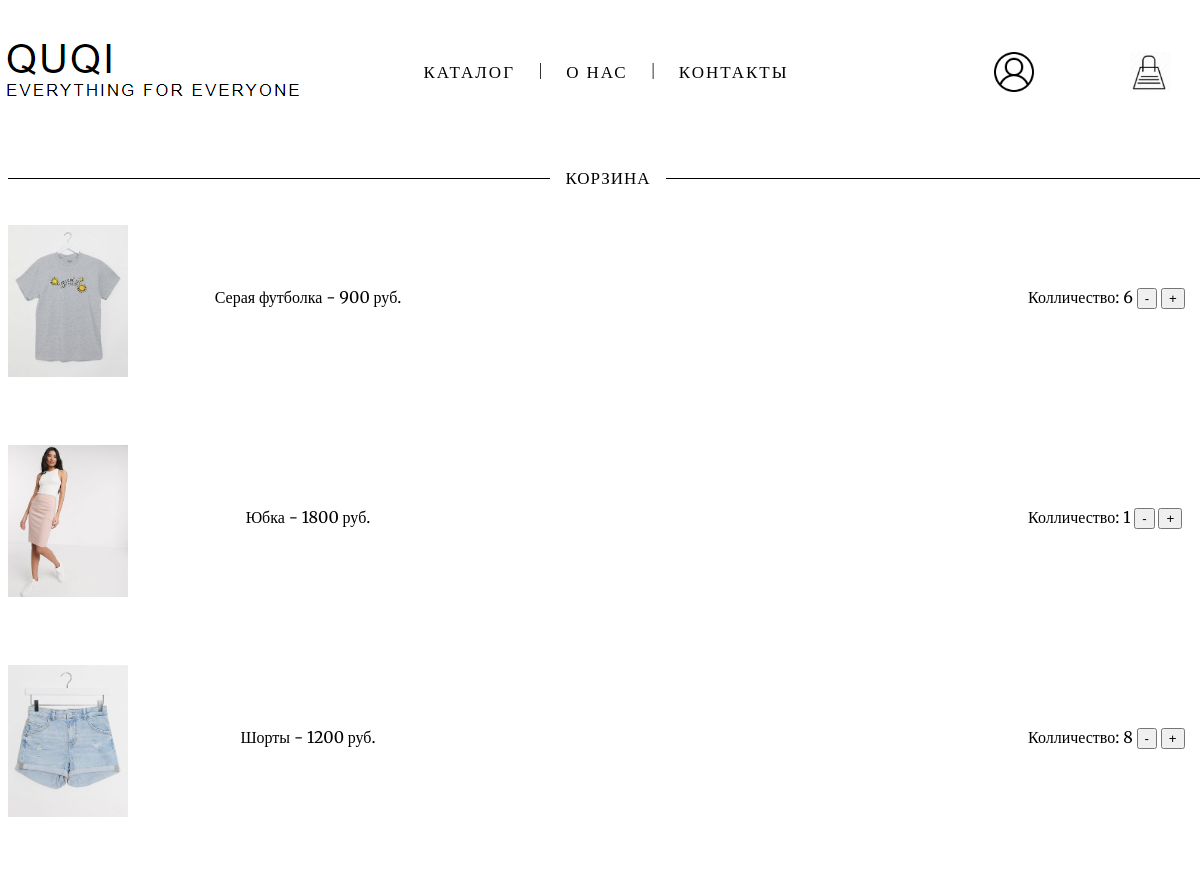
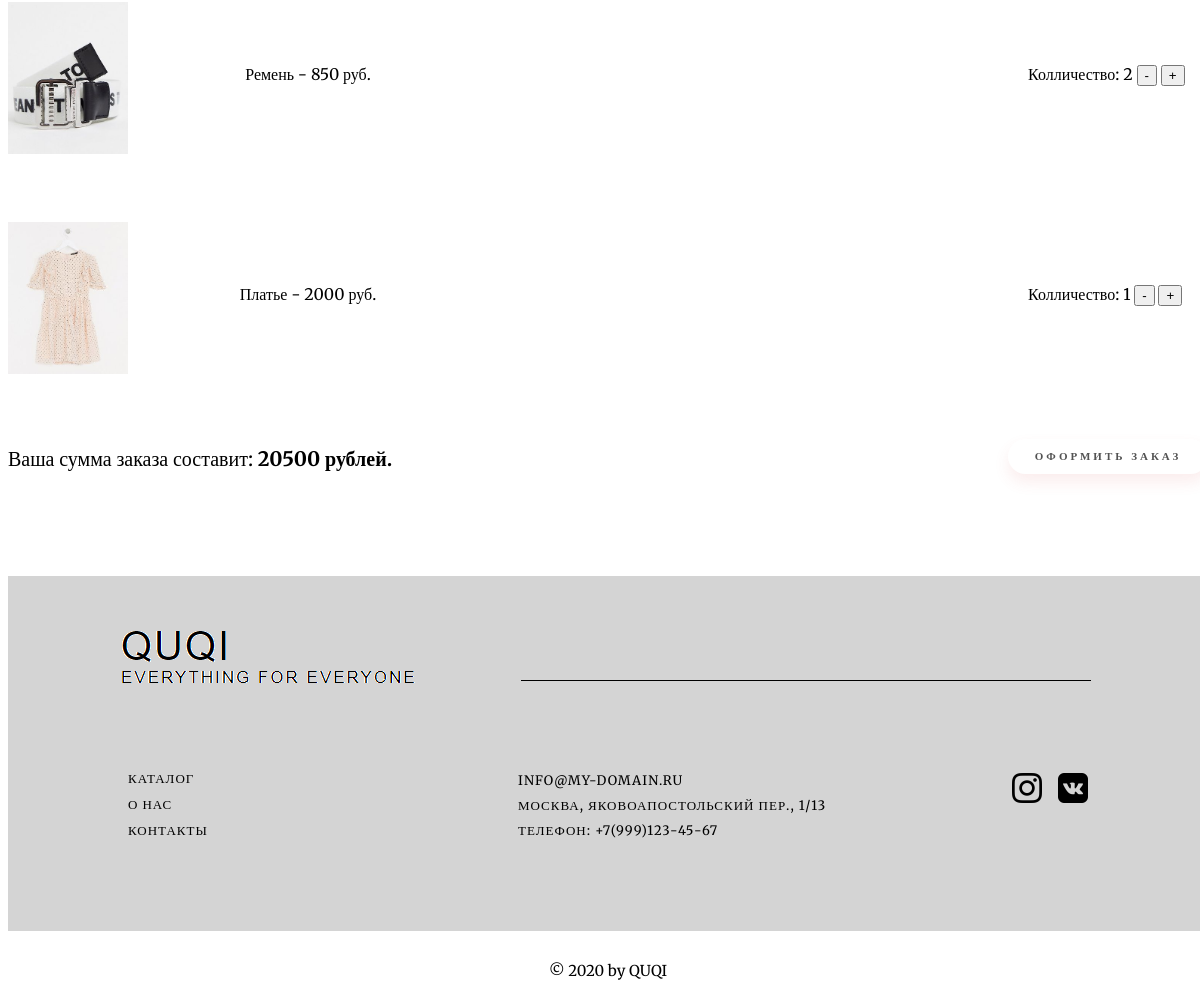
Page /bag.php (signed in) on the committed database (2 pictures, top to bottom).
### tables this page shows
CREATE TABLE `bag` (
  `id` int(11) NOT NULL,
  `user` int(11) NOT NULL,
  `item` int(11) NOT NULL,
  `kolvo` int(11) NOT NULL
);

CREATE TABLE `catalog` (
  `id` int(11) NOT NULL,
  `name` varchar(36) NOT NULL,
  `type` varchar(20) NOT NULL,
  `price` int(10) NOT NULL,
  `photo` text NOT NULL,
  `size` int(2) NOT NULL,
  `color` varchar(10) NOT NULL
);

### bag.php (the view, shortened to what this page needs)
<html>
	<body>
	<div class = "wrapper">
	<?php require ('header.php'); ?>
	 <div class = "content">
	 <br><br><br>
		<div class = "strike">
			<span>КОРЗИНА</span>
		</div>
	<br><br>
	<?php
		require('connect.php');
		$iduser = $_SESSION['id'];
		$name = $_SESSION['name'];
		$query=mysqli_query($link,"SELECT catalog.id, catalog.name, catalog.price, catalog.size, catalog.color,catalog.photo, bag.kolvo FROM catalog, bag WHERE catalog.id= bag.item and user=('".$iduser."')");
		while($row = mysqli_fetch_array($query)) {
			$id = $row['id'];
			$name = $row['name'];
			$price = $row['price'];
			$photo = $row['photo'];
			$count = $row['kolvo'];
			echo "<div class = 'bagphoto'>";
			echo "<img src = $photo width = '120' height = '152'>";
			echo "<p class = baginfo>$name -  $price руб.</p>";
			echo "<form name ='count' action ='addkolvo.php' method = 'post'>";
			echo "<div class = kolvo>  Колличество: $count <button name = 'minus' type = 'submit' value = '$id' >-</button> <button name = 'plus' type = 'submit' value = '$id' >+</button></div>";
			echo "</div>";
	}
		if(!empty($_SESSION['id'])) {
			$query1 = mysqli_query($link, "SELECT `price`, `kolvo`
										FROM `catalog` , `bag`
										WHERE `catalog`.`id` = `bag`.`item` AND `bag`.`user` = ('".$iduser."')");
			while($row = mysqli_fetch_array($query1)) {
				$kolvo = $row['kolvo'];
				$cena = $row['price'];
				$itog = $itog + $cena * $kolvo;
			}
			if($itog > 0) {
				echo "<div class = 'sum'>Ваша сумма заказа составит: <b> $itog рублей. </b> </div>";
				echo "<div class = ofbut><a href = 'oformlenie.php'>Оформить заказ</div>";
			}
			else {
				echo "<div class = 'sum1'>$name, Ваша корзина пуста.</div>";
			}
			}
		else {
			echo "<div class = 'sum1'> Чобы просматривать коризну, нужно <b><a href = 'auth.php'>авторизоваться.</a></b></div>";
		}
	?>
	 </div>
	 <? require ('footer.php'); ?>
	</div>
	</body>
</html>

### style.css (style rules this page uses)
html, body { height: 100%; }
.wrapper { display: flex; flex-direction: column; min-height: 100%; margin: 0 auto; width: 1200px; }
.content { flex: 1 0 auto; }
.strike { display: block; font-family: 'Merriweather', serif; text-align: center; font-size: 17px; letter-spacing: 1px; color:black; overflow: hidden; white-space: nowrap; }
.strike > span { position: relative; display: inline-block; }
.strike > span:before, .strike > span:after { content: ""; position: absolute; top: 50%; width: 9999px; height: 1px; background: black; }
.strike > span:before { right: 100%; margin-right: 15px; }
.strike > span:after { left: 100%; margin-left: 15px; }
p { margin: 10px 0 0 0; text-align: center; color: black; font-family: 'Merriweather', serif; }
.baginfo { position: relative; bottom: 100px; left: 150px; width: 300px; }
.kolvo { position: relative; font-family: 'Merriweather', serif; left:1020px; bottom: 120px; width: 200px; }
.sum { text-align: left; font-family: 'Merriweather', serif; font-size: 20px; margin-top: 20px; margin-bottom: 50px; }
.ofbut { position: relative; left: 980px; bottom: 92px; outline: none; display: inline-block; width: 200px; height: 35px; line-height: 35px; border-radius: 45px; margin: 10px 20px; font-family: 'Merriweather', serif; font-size: 11px; text-transform: uppercase; text-align: center; letter-spacing: 3px; font-weight: 600; background: white; box-shadow: 0 8px 15px rgba(216, 83, 83, 0.1); transition: .3s }
.ofbut > a { text-decoration: none; color: #444444ea; }

### rows in the picture
bag: item.photo (picture), item.name "Серая футболка", item.price "900", kolvo "6"
bag: item.photo (picture), item.name "Юбка", item.price "1800", kolvo "1"
bag: item.photo (picture), item.name "Шорты", item.price "1200", kolvo "8"
bag: item.photo (picture), item.name "Ремень", item.price "850", kolvo "2"
bag: item.photo (picture), item.name "Платье", item.price "2000", kolvo "1"

### other values in the picture
$itog "20500"
